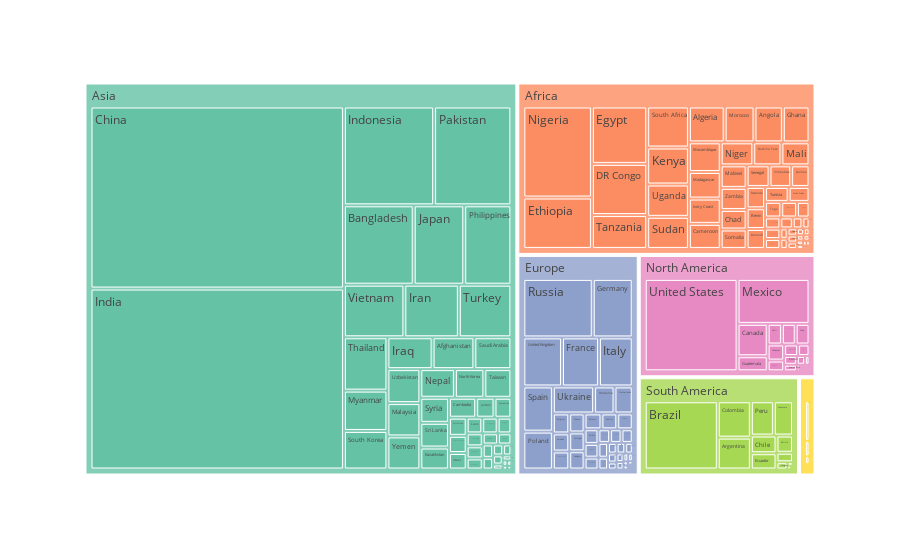

The notebook cell this image was saved under:
### Code cell
df = pd.read_csv('world_population.csv')
df.drop(columns=["Rank", "CCA3", "Capital","World Population Percentage"], inplace=True)
fig = px.treemap(df, path=["Continent", "Country"], values="2022 Population")
fig.show()

### Figure 1 — Plotly figure (JSON) as saved in the notebook; plotly's stock layout.template omitted (floating-point values rounded to 4 significant figures; data arrays with more than 128 entries replaced by an {"elided": "..."} marker saying what was removed)
{"data": [{"branchvalues": "total", "domain": {"x": [0, 1], "y": [0, 1]}, "hovertemplate": "labels=%{label}<br>2022 Population=%{value}<br>parent=%{parent}<br>id=%{id}<extra></extra>", "ids": {"elided": "240 str values"}, "labels": {"elided": "240 str values"}, "name": "", "parents": {"elided": "240 str values"}, "type": "treemap", "values": {"elided": "240 int values"}}], "layout": {"legend": {"tracegroupgap": 0}, "margin": {"t": 60}}}
